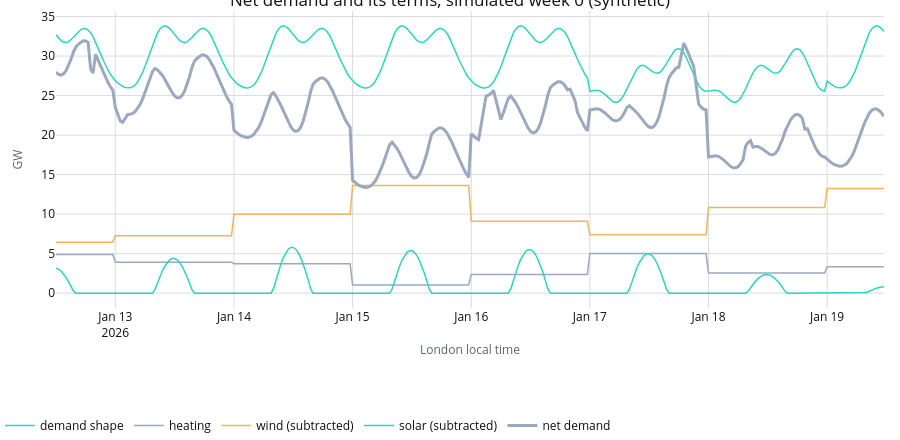

The code cell stored with this chart in its notebook:
### Code cell
world = 0
study_local = london[STUDY]
components = {
    "demand shape": demand_gw,
    "heating": heating_gw,
    "wind (subtracted)": wind_gw,
    "solar (subtracted)": solar_gw,
    "net demand": net_demand,
}
component_figure = go.Figure()
for name, values in components.items():
    component_figure.add_trace(
        go.Scatter(
            x=study_local,
            y=values[world, STUDY].round(3),
            mode="lines",
            name=name,
            line={"width": 3 if name == "net demand" else 1.5},
        )
    )
component_figure.update_layout(
    title=f"Net demand and its terms, simulated week {world} (synthetic)",
    xaxis_title="London local time",
    yaxis_title="GW",
)
apply_notebook_style(component_figure, height=440)

### Figure 1 — Plotly figure (JSON) as saved in the notebook; plotly's stock layout.template omitted (floating-point values rounded to 4 significant figures; data arrays with more than 128 entries replaced by an {"elided": "..."} marker saying what was removed)
{"data": [{"line": {"width": 1.5}, "mode": "lines", "name": "demand shape", "x": {"elided": "336 str values"}, "y": {"elided": "336 float values"}, "type": "scatter"}, {"line": {"width": 1.5}, "mode": "lines", "name": "heating", "x": {"elided": "336 str values"}, "y": {"elided": "336 float values"}, "type": "scatter"}, {"line": {"width": 1.5}, "mode": "lines", "name": "wind (subtracted)", "x": {"elided": "336 str values"}, "y": {"elided": "336 float values"}, "type": "scatter"}, {"line": {"width": 1.5}, "mode": "lines", "name": "solar (subtracted)", "x": {"elided": "336 str values"}, "y": {"elided": "336 float values"}, "type": "scatter"}, {"line": {"width": 3}, "mode": "lines", "name": "net demand", "x": {"elided": "336 str values"}, "y": {"elided": "336 float values"}, "type": "scatter"}], "layout": {"title": {"text": "Net demand and its terms, simulated week 0 (synthetic)"}, "xaxis": {"title": {"text": "London local time"}}, "yaxis": {"title": {"text": "GW"}}, "margin": {"b": 132}, "height": 440, "paper_bgcolor": "#FFFFFF", "plot_bgcolor": "#FFFFFF"}}
